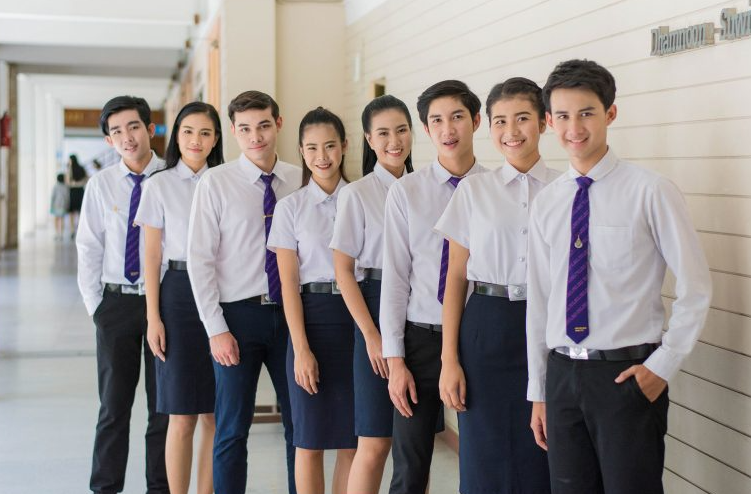
#> input picture humanface2.png, 751 x 494 px
$ python STD056250201126LAB35_1.py
#> lines starting #> are read from the running program, lines starting #| are printed output that depends on the picture; after the words box and inside, x2 and y2 are one past the last pixel; in counts of white or black regions, pixels touching at a corner belong together
import cv2
image = cv2.imread('humanface2.png')
#> image is the input picture: shape (494, 751, 3); mean B, G, R 142.5, 144, 150.8
#image = cv2.imread('test01.jpg')
gray = cv2.cvtColor(image,cv2.COLOR_BGR2GRAY)
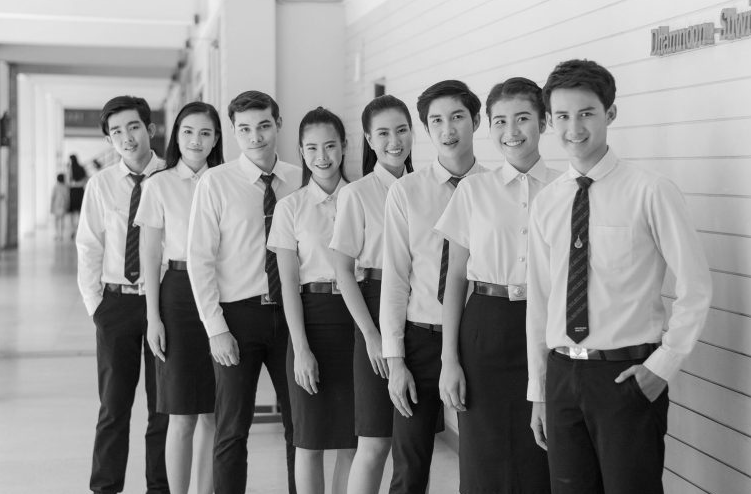
#> gray: shape (494, 751); min 0, max 254, mean 145.8
detector = cv2.CascadeClassifier(cv2.data.haarcascades + "haarcascade_frontalface_default.xml")
detectface = detector.detectMultiScale(gray,scaleFactor=1.3,minNeighbors=3,minSize=(30, 30))
#> detectface = [[418, 95, 60, 60], [100, 110, 51, 51], [226, 105, 57, 57], [172, 113, 51, 51], [368, 112, 52, 52], [295, 126, 53, 53], [541, 88, 71, 71], [482, 97, 62, 62]]


for idx,(x, y, w, h,) in enumerate(detectface):

    print((x, y, w, h,))
    cv2.rectangle(image, (x, y),(x + w, y + h),(0, 255, 0), 1)


    cv2.putText(image,str(idx+1) ,(x,y),cv2.FONT_HERSHEY_SIMPLEX,1, (0, 0, 255), 2 )
    print(idx+1)
    crop_img = image[y:y + h, x:x + w]
    cv2.imwrite("STD056250201126lab35_1.jpg", image)
    cv2.imwrite('person' + str(idx + 1) + '.jpg', crop_img)
#> this loop made 8 passes
#> (printed output is left out)
#> pass 1, `crop_img = image[y:y + h, x:x + w]`:
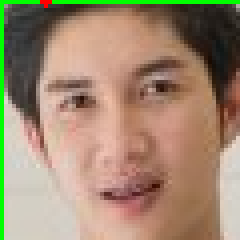
#> crop_img: shape (60, 60, 3) (shown 4 times larger); mean B, G, R 112.9, 137.3, 160.4
#> pass 1, `cv2.imwrite("STD056250201126lab35_1.jpg", image)`:
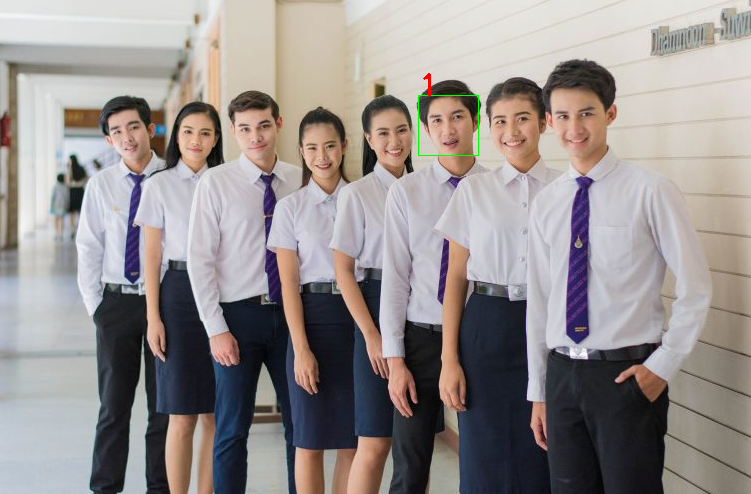
#> saved as STD056250201126lab35_1.jpg: shape (494, 751, 3); mean B, G, R 142.4, 144, 150.7
#> pass 2, `crop_img = image[y:y + h, x:x + w]`:
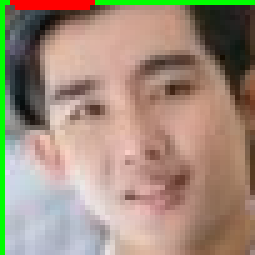
#> crop_img: shape (51, 51, 3) (shown 5 times larger); mean B, G, R 123.5, 140.9, 160.9
#> pass 2, `cv2.imwrite("STD056250201126lab35_1.jpg", image)`:
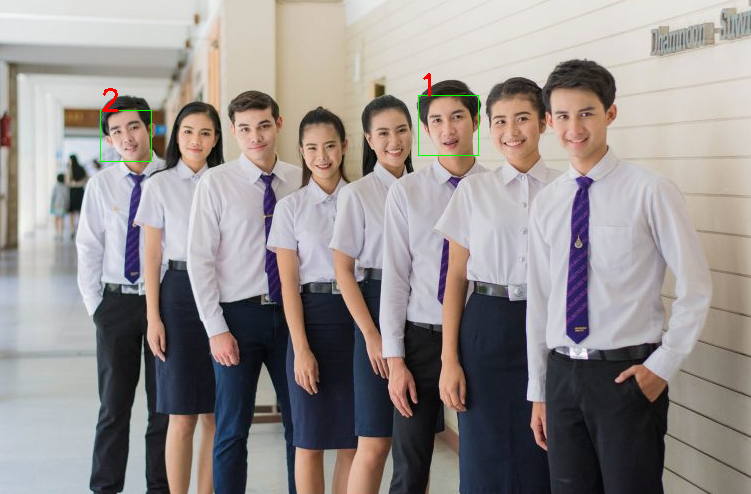
#> saved as STD056250201126lab35_1.jpg: shape (494, 751, 3); mean B, G, R 142.3, 144, 150.7
#> after the loop:
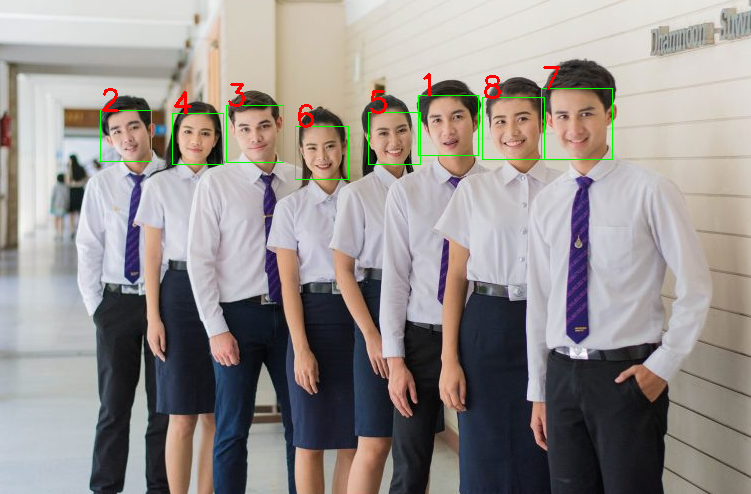
#> image: shape (494, 751, 3); 0.8% of pixels changed, all inside (x1, y1, x2, y2) = (100, 66, 613, 180)
    #cv2.imwrite('Human' + str(idx+1) + '.jpg', crop_img)

cv2.imshow('Test Face',image)
cv2.waitKey(0)

$ run again, with test01.JPG saved as humanface2.png
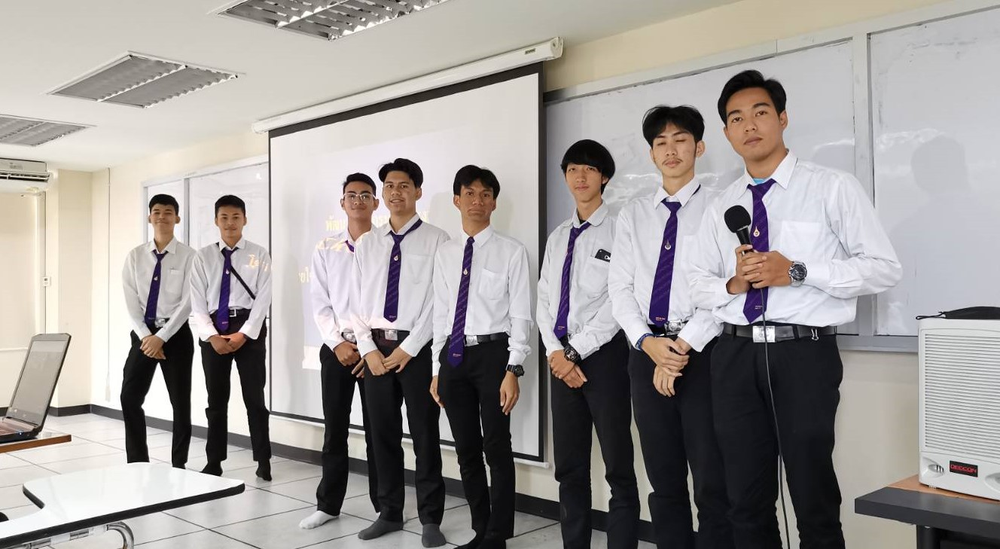
#> input picture test01.JPG, 1000 x 549 px, shrunk from 1328 x 729 before the run
#> image is the input picture: shape (549, 1000, 3); mean B, G, R 152.5, 154.9, 159.7
#> detectface = [[646, 124, 52, 52], [558, 150, 50, 50], [452, 176, 48, 48], [716, 88, 69, 69], [616, 86, 116, 116]]
#> the loop `for idx,(x, y, w, h,) in enumerate(detectface): ` made 5 passes
#> (printed output is left out)
#> pass 1, `crop_img = image[y:y + h, x:x + w]`:
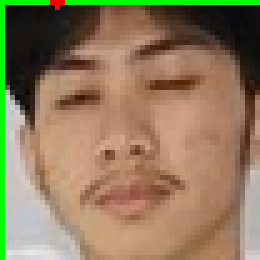
#> crop_img: shape (52, 52, 3) (shown 5 times larger); mean B, G, R 93.2, 122.2, 143.8
#> after the loop `for idx,(x, y, w, h,) in enumerate(detectface):`:
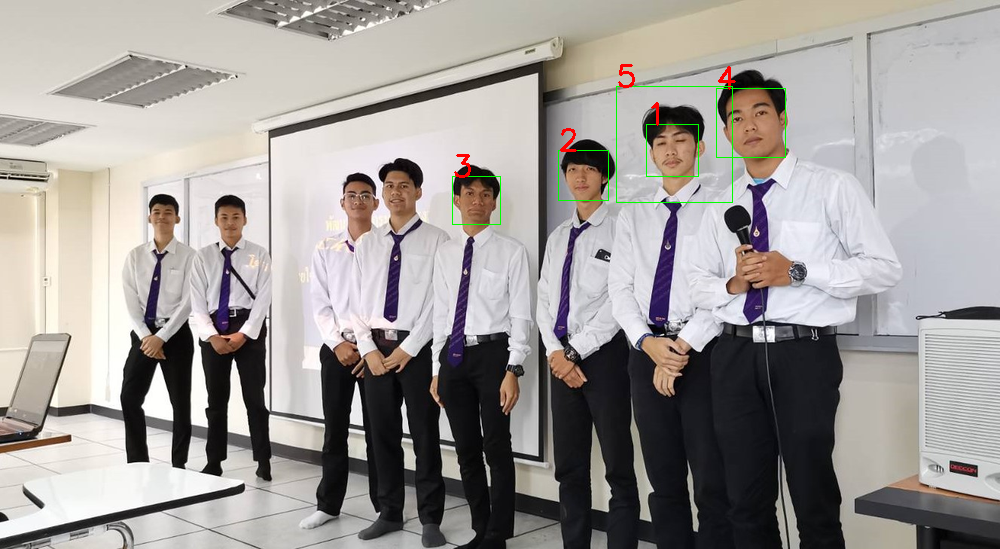
#> image: shape (549, 1000, 3); 0.37% of pixels changed, all inside (x1, y1, x2, y2) = (452, 64, 786, 225)
